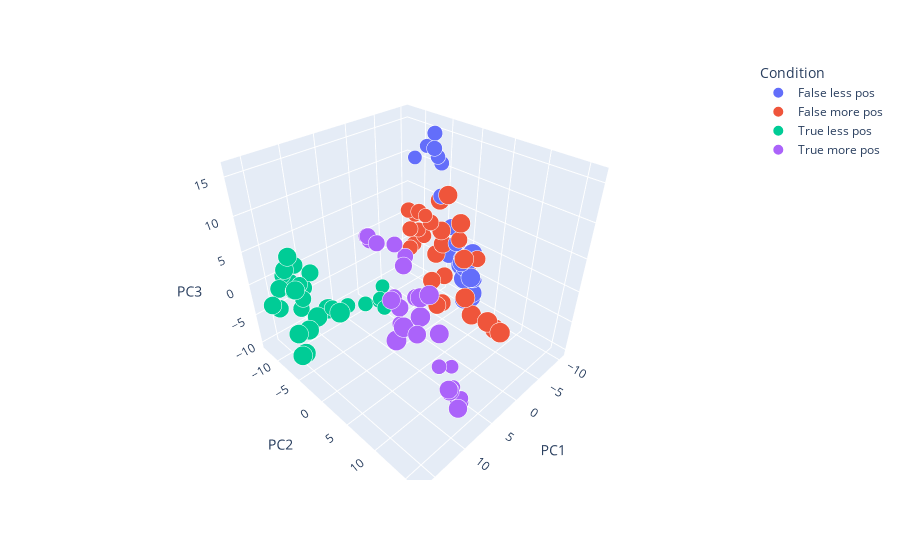

The code cell stored with this chart in its notebook:
### Code cell
fig = px.scatter_3d(
    transformed_df, 
    x='PC1', y='PC2', z='PC3',
    color='Condition', 
    opacity=1,
    size='TimeBins',
    # color_discrete_sequence=colors
)
fig.show()
